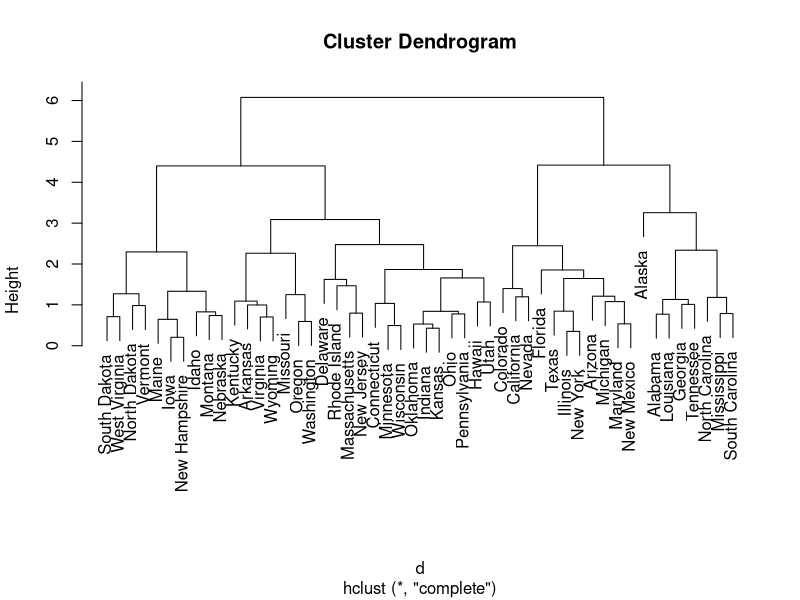
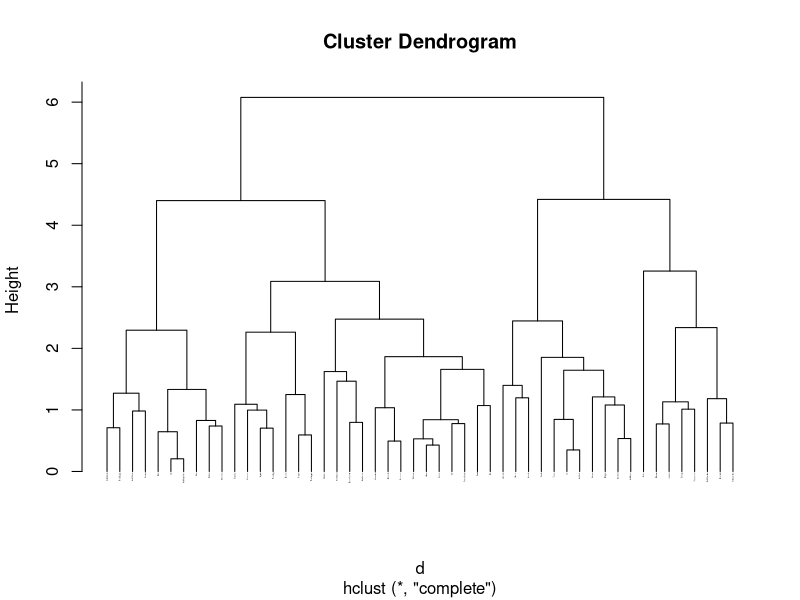

Write the R code that produced these figures, in order.
getwd()

#hierarchical clustering

install.packages("dplyr")
library(dplyr)

df<-USArrests
df

df<-na.omit(df)

d<-scale(df)

head(d)

d<-dist(d,method = "euclidean")

hc<-hclust(d,method = "complete")

plot(hc)

plot(hc, cex=0.1,hang = -1)

